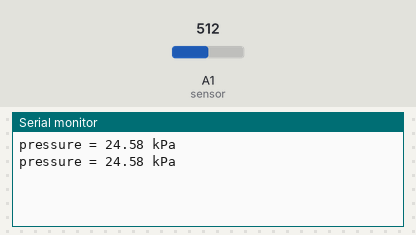
Recording of a sketch running on a simulated Arduino Uno, built with avr-gcc and run on an emulated ATmega328P. Parts: the last lines printed to the serial monitor. Inputs (shaded band) come from the test bench; at power-on: A1 (sensor) = 512.

Above: at 1.8 s.
1.9 s: A1 (sensor) set to 716
At 2.8 s:
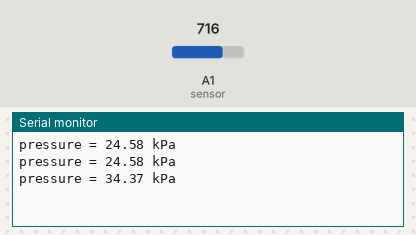
3.4 s: A1 (sensor) set to 900
At 4.8 s:
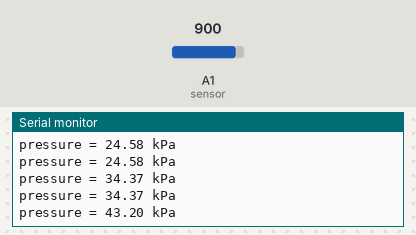
Timing chart, 0 to 6.4 s (numbered marks = the images above; inputs shaded):
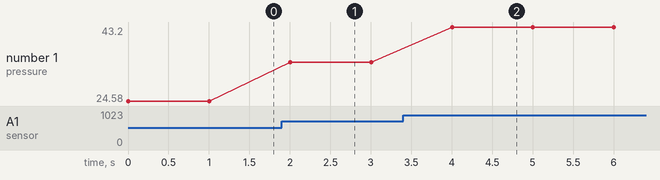

Measured:
- after the input at 1.9 s, the serial monitor: prints a new line after 0.10 s (image 1)
- after the input at 3.4 s, the serial monitor: prints a new line after 0.60 s (image 2)
- plotted number 1: 24.58 → 34.37 after the input at 1.9 s, 34.37 → 43.2 after the input at 3.4 s

The sketch:

pressure.ino
```cpp
float sensor = A1;

void setup() {
  // put your setup code here, to run once:
Serial.begin(9600);
}

void loop() {
  float pressure = (50000/1024) * analogRead(sensor) ;
//  Serial.print("didgit value  ");
//  Serial.println(analogRead(sensor));
//  Serial.print("50000/1024  ");
//  Serial.println(50000/1024);
//  Serial.print("50000/1024*30  ");
//  Serial.println(50000/1024*30);
  Serial.print("pressure = ");
  Serial.print(pressure/1000);
  Serial.println(" kPa");
  delay(1000);
  // put your main code here, to run repeatedly:

}
```
